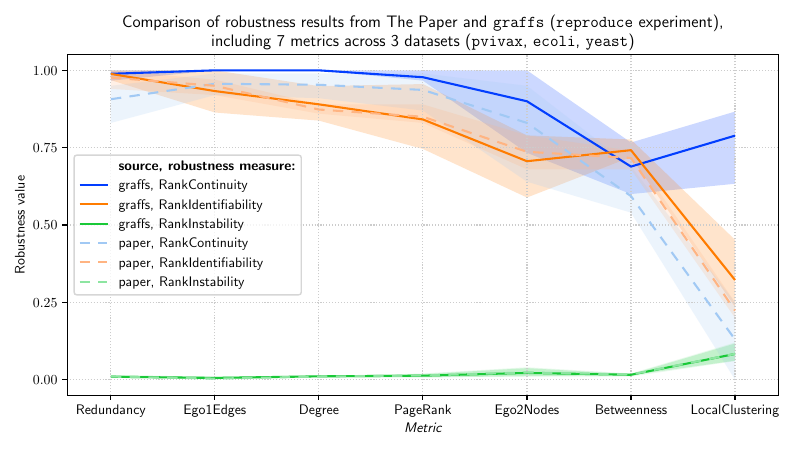

Here is the Python script that generated this plot:
import numpy as np
import pandas as pd
import matplotlib.pyplot as plt
import matplotlib.ticker as plticker
import matplotlib.font_manager as fm
import seaborn as sns

import matplotlib

from utils import palette_source_robustness, dashes_source_robustness

matplotlib.rc('text', usetex=True)
matplotlib.rcParams['mathtext.fontset'] = 'custom'
matplotlib.rcParams['mathtext.rm'] = 'Bitstream Vera Sans'
matplotlib.rcParams['mathtext.it'] = 'Bitstream Vera Sans:italic'
prop = fm.FontProperties(fname='../fonts/JetBrainsMono-1.0.3/ttf/JetBrainsMono-Regular.ttf')
matplotlib.rcParams['mathtext.tt'] = prop.get_name()


columns = ['robustness', 'dataset', 'metric', 'value']
metrics = ['Betweenness', 'Degree', 'Ego1Edges', 'Ego2Nodes', 'LocalClustering', 'PageRank', 'Redundancy']
datasets = ['pvivax', 'ecoli', 'yeast']
robustness_measures = ['RankContinuity', 'RankIdentifiability', 'RankInstability']
sources = ['graffs', 'paper']

# %%
# DF paper

df_paper = pd.read_excel("robustness_paper.xlsx", sheet_name=None)
sheets = ['P-RankContinuity', 'P-RankIdentifiability', 'P-RankInstability']
df_paper = pd.concat({sheet: df_paper[sheet].set_index("Metric") for sheet in sheets}, axis=1)
df_paper = df_paper.unstack().reset_index()
df_paper = df_paper.rename({"level_0": "robustness", "level_1": "dataset", "Metric": "metric", 0: "value"}, axis=1)
df_paper['robustness'] = df_paper['robustness'].str[2:]
df_paper['metric'] = df_paper['metric'].replace(
    {'Harmonic centrality': 'Harmonic', 'Ego1: edges': 'Ego1Edges', 'Local clustering': 'LocalClustering',
     'Ego1/Ego2: nodes': 'EgoRatio', 'Ego2: nodes': 'Ego2Nodes'})
df_paper['dataset'] = df_paper['dataset'].str.lower().str.strip().replace({'pvx': 'pvivax'})

df_paper = df_paper[df_paper['metric'].isin(metrics) & df_paper['dataset'].isin(datasets)]
df_paper['metric'] = pd.Categorical(df_paper['metric'], categories=metrics, ordered=True)
df_paper = df_paper[columns]

# DF graffs

df_graffs = pd.read_excel("robustness_graffs.xlsx", sheet_name=0)
df_graffs.columns = map(str.lower, df_graffs.columns)
df_graffs = df_graffs.rename({'robustnessmeasure': 'robustness'}, axis=1)
df_graffs = df_graffs[df_graffs['experiment'] == 'reproduce'].drop('experiment', axis=1)
df_graffs = df_graffs[df_graffs['metric'].isin(metrics) & df_graffs['dataset'].isin(datasets)]
df_graffs['metric'] = pd.Categorical(df_graffs['metric'], categories=metrics, ordered=True)
df_graffs = df_graffs[columns]

# DF combined

sources_dict = {"graffs": df_graffs, "paper": df_paper}
df_combined = pd.concat(sources_dict, axis=0, names=["source"]).reset_index(level=0)

# %% Sort columns

# Decide metric order
avgs = df_combined[df_combined['source'] == 'graffs'].groupby(['metric', 'robustness'], as_index=False).mean()
by_metrics = avgs.pivot_table(values='value', index='metric', columns='robustness', aggfunc='mean')
by_metrics['robustness_overall'] = by_metrics['RankContinuity'] + by_metrics['RankIdentifiability'] - by_metrics[
    'RankInstability']
by_metrics = by_metrics.drop(robustness_measures, axis=1)
by_metrics = by_metrics.sort_values('robustness_overall', ascending=False)
metrics_sorted = list(by_metrics.index.values)

df = df_combined.copy()
df['metric'] = pd.Categorical(df_combined['metric'], categories=metrics_sorted, ordered=True)
df['robustness'] = pd.Categorical(df_combined['robustness'], categories=robustness_measures, ordered=True)
df = df.sort_values(['robustness', 'metric'])


# %% Reproduction plot

plt.subplots(figsize=(9, 4.5))

data = df.copy()
data['source_robustness'] = data['source'].astype('string') + ", " + data['robustness'].astype('string')
data = data.sort_values(['source', 'robustness'])

#
# for dataset in datasets:
#     data_local = data[data['dataset'] == dataset]
#     sns.lineplot(
#         x=data_local['metric'],
#         y=data_local['value'],
#         hue=data_local['source_robustness'],  # .rename("\\textbf{Robustness measure}"),
#         style=data_local['source_robustness'],  # .rename("\\textbf{Data source}"),
#         estimator='mean',
#         size=True,
#         sizes=[0.5],
#         legend=False,
#         palette=palette_source_robustness,
#         dashes=dashes_source_robustness,
#     )

source_robustness_col = data['source_robustness'].rename("\\textbf{source, robustness measure:}")
sns.lineplot(
    x=data['metric'],
    y=data['value'],
    hue=source_robustness_col,
    style=source_robustness_col,
    estimator='mean',
    ci=100,
    palette=palette_source_robustness,
    dashes=dashes_source_robustness,
    err_kws=dict(linewidth=0)
)

plt.ylim(-0.05,1.05)
plt.margins(x=0.07)
plt.gca().yaxis.set_major_locator(plticker.FixedLocator(np.linspace(0,1,5)))
plt.grid(color='0.8', linestyle=':', which='major', axis='both')
plt.title("Comparison of robustness results from The Paper and \\texttt{graffs} (\\texttt{reproduce} experiment),\n"
          "including 7 metrics across 3 datasets (\\texttt{pvivax}, \\texttt{ecoli}, \\texttt{yeast})")
plt.xlabel("\\textsl{Metric}")
plt.ylabel("Robustness value")

plt.tight_layout()
plt.savefig("plot_reproduction.pdf")
plt.show()
